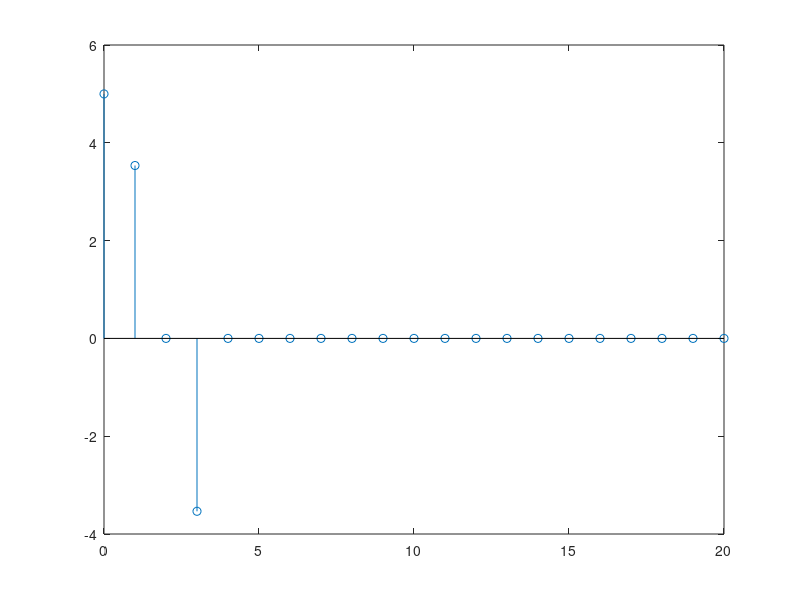

MATLAB code for this plot:
%%Eric Morse ECE180 Problem Set 6
%% 1(c) and 1(d)
X = [0 0 0 0 1 1 1 2 2 2 5 5 5 5 5 0 0 0 0 0 0];
Y = filter([1 0 -1], 1, X);
%stem(-5:15, X);
%stem(-5:15, Y);
%% 2(c) and 2(d)
Y = filter([1/3 1/3 1/3], 1, X);
%stem(-5:15, X);
%stem(-5:15, Y);
%% 3
format compact;
X = 5 * cos(pi/4*(0:20));
Y = filter([1 0 0 0 1], 1, X);
%stem(0:20, X);
stem(0:20, Y);
%% 4
h = [3 -2 4 -4 5 -10];
X = [2 4 10 0 -10 0];
conv(X, h)
%% 5
h = [-10 5 -4 4 -2 3];
X = [2 4 10 0 -10];
conv(X, h)
